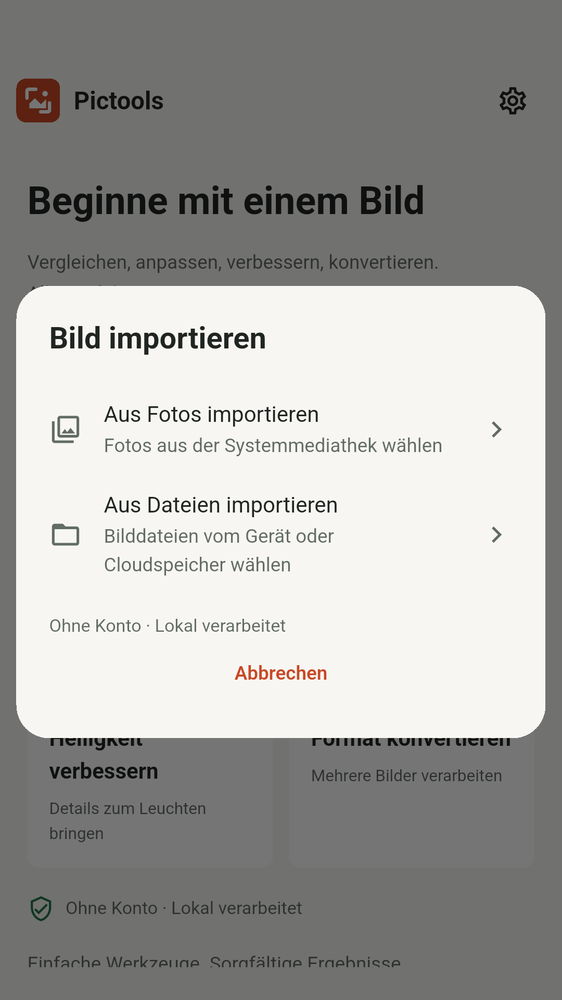
#> input picture docs/store-assets/2026-11-11/raw/android-phone/de-DE/import.png, 562 x 1000 px, shrunk from 1080 x 1920 before the run, found by its file name
$ python refresh_imports.py
#> lines starting #> are read from the running program, lines starting #| are printed output that depends on the picture
#!/usr/bin/env python3
"""Refresh only the import artwork after its native animation-safe recapture."""
import json
import pathlib
from PIL import Image

ROOT=pathlib.Path(__file__).resolve().parents[2]
BASE=ROOT/'docs/store-assets/2026-11-11'
locales=json.loads((ROOT/'scripts/store/copy.json').read_text())
#> (reads scripts/store/copy.json from the repository)
for locale in locales:
    for profile,folder,top,bottom in [
        ('ios-phone','app-store/iphone-dynamic-island-medium',189,102),
        ('android-phone','google-play/phone',124,63),
    ]:
        raw=BASE/'raw'/profile/locale
        assert (raw/'import-device.json').exists(),f'Missing retake: {raw}'
        im=Image.open(raw/'import.png').convert('RGB')
        im.crop((0,top,im.width,im.height-bottom)).save(BASE/'source'/locale/profile/'import-content.png')
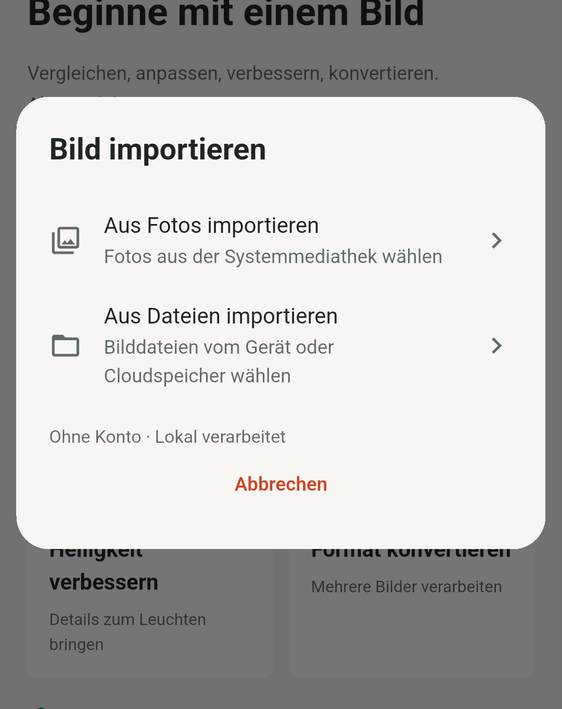
#> saved as import-content.png: PIL image 562x709 RGB; mean R, G, B 187.8, 187.3, 184.4
        path=BASE/'upload'/locale/folder/'manifest.store.json'
        m=json.loads(path.read_text())
#> (reads docs/store-assets/2026-11-11/source/en-US/ios-ipad/03-batch/manifest.store.json from the repository)
        for output in m['outputs']:
            if output['screen_name']=='import':
                output['render_status']='not-rendered'
                output['status']='html-ready'
                output.pop('sha256',None)
        path.write_text(json.dumps(m,ensure_ascii=False,indent=2))
print('Updated 12 localized import sources. Run render.mjs, then package.py.')
